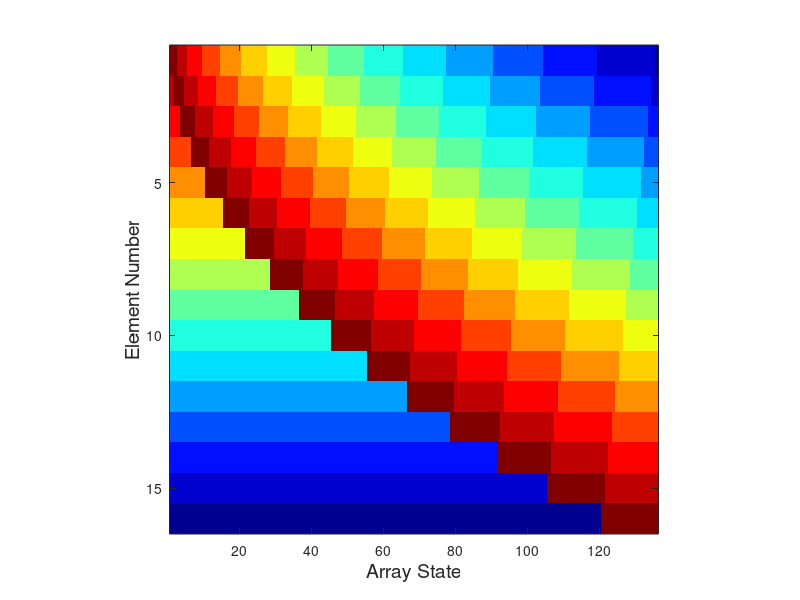

Here is the MATLAB script that generated this plot:
%%%%%%%%%%%%%%%%%%%%%%%%%%%%%%%%%%%%%%%%%%%%%%%%%%%%%%%%%%%%%%%%%%%%%%%%%%%
% TItle: Insertion Sort Algorithm Visualisation for Reversed Arrays
% Author: 
% Rev Date: 
%%%%%%%%%%%%%%%%%%%%%%%%%%%%%%%%%%%%%%%%%%%%%%%%%%%%%%%%%%%%%%%%%%%%%%%%%%%
clear all;
close all;
clc;
N = 16; % Length of array to be sorted
V = N:-1:1; % Generate an array containing integers from N down to 1
changeNumber = 1;
arrayState(1:N,changeNumber) = V;
changeNumber = changeNumber + 1;

for currentPivot = 2:N
    pivot = V(currentPivot);
    currentPos = currentPivot;
    while ((currentPos > 1) && ( V(currentPos - 1) > pivot))
        V(currentPos) =  V(currentPos - 1);
        arrayState(1:N,changeNumber) = V;
        currentPos = currentPos - 1;
        changeNumber = changeNumber + 1;
    end
    V(currentPos) = pivot;
    arrayState(1:N,changeNumber) = V;
    changeNumber = changeNumber + 1;
end

figure;
imagesc(arrayState);
axis square;
colormap jet;
ylabel('Element Number','FontSize',14);
xlabel('Array State','FontSize',14);
% Store High-resolution Image Suitable for use in Reports
print -f1 -r300 -dbmp insertionSortVisualisation.bmp